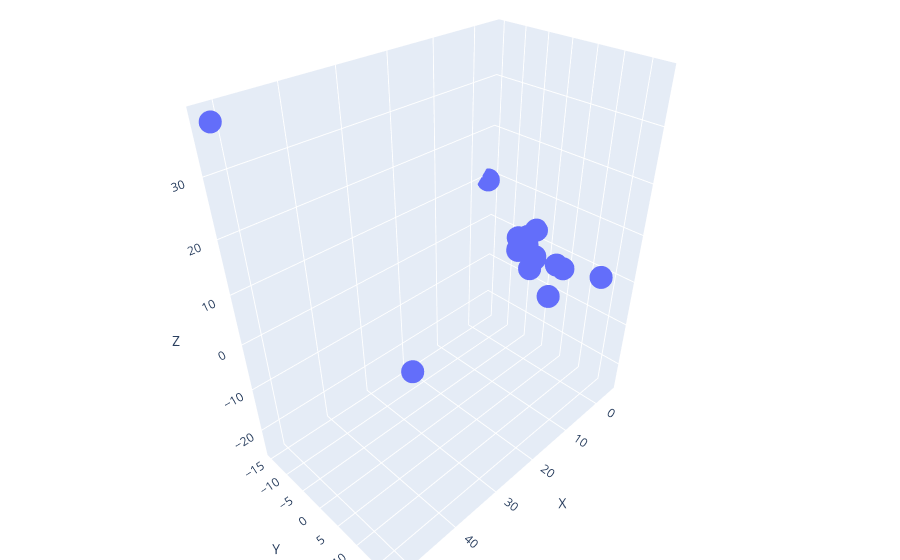

Write notebook code for a chart like this one.
### Code cell
um=pd.DataFrame(lap)
# Actual Plotting
um.columns = ['X','Y','Z']
#um['cluster'] = df['cluster'].astype(str)
fig = px.scatter_3d(um, 
                x='X',y='Y',z='Z')
fig.update_layout(showlegend=False)
fig.update_layout(margin=dict(l=0, r=0, b=0, t=0))
fig.show()

### Figure 1 — Plotly figure (JSON) as saved in the notebook; plotly's stock layout.template omitted (floating-point values rounded to 4 significant figures; data arrays with more than 128 entries replaced by an {"elided": "..."} marker saying what was removed)
{"data": [{"hovertemplate": "X=%{x}<br>Y=%{y}<br>Z=%{z}<extra></extra>", "legendgroup": "", "marker": {"color": "#636efa", "symbol": "circle"}, "mode": "markers", "name": "", "scene": "scene", "showlegend": false, "type": "scatter3d", "x": {"elided": "1000 float values"}, "y": {"elided": "1000 float values"}, "z": {"elided": "1000 float values"}}], "layout": {"legend": {"tracegroupgap": 0}, "margin": {"b": 0, "l": 0, "r": 0, "t": 0}, "scene": {"domain": {"x": [0, 1], "y": [0, 1]}, "xaxis": {"title": {"text": "X"}}, "yaxis": {"title": {"text": "Y"}}, "zaxis": {"title": {"text": "Z"}}}, "showlegend": false}}
